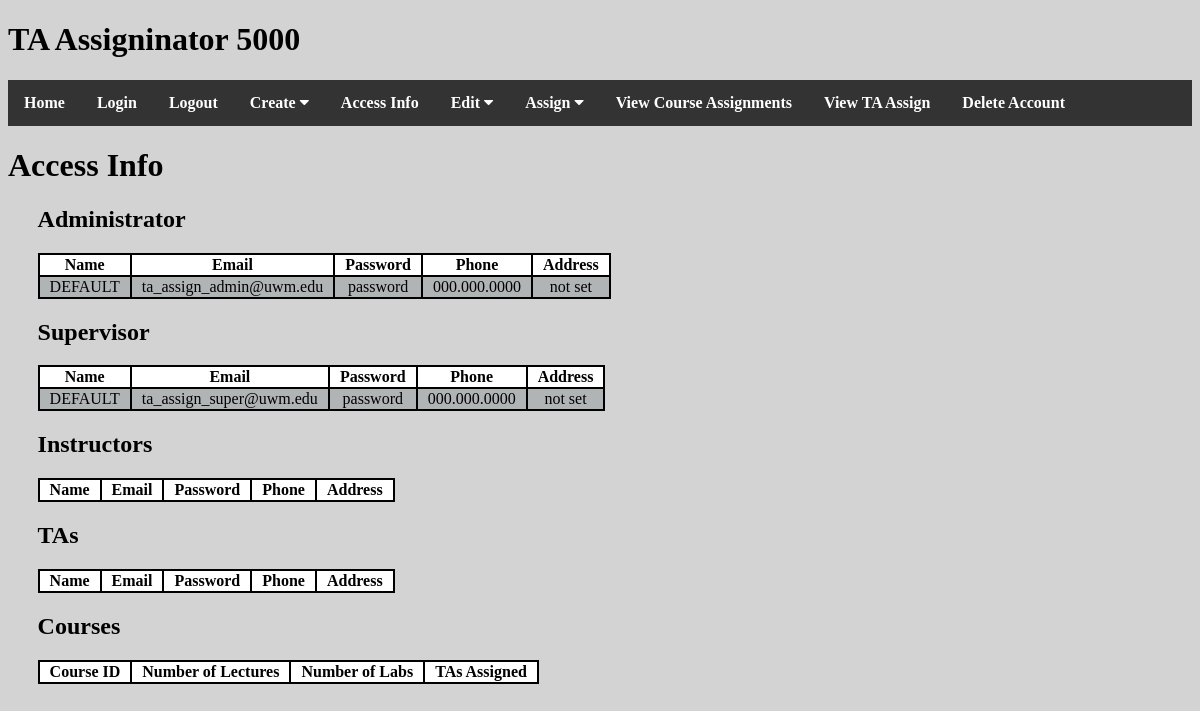
The page /access_info/ (signed in) on the database as committed earlier.
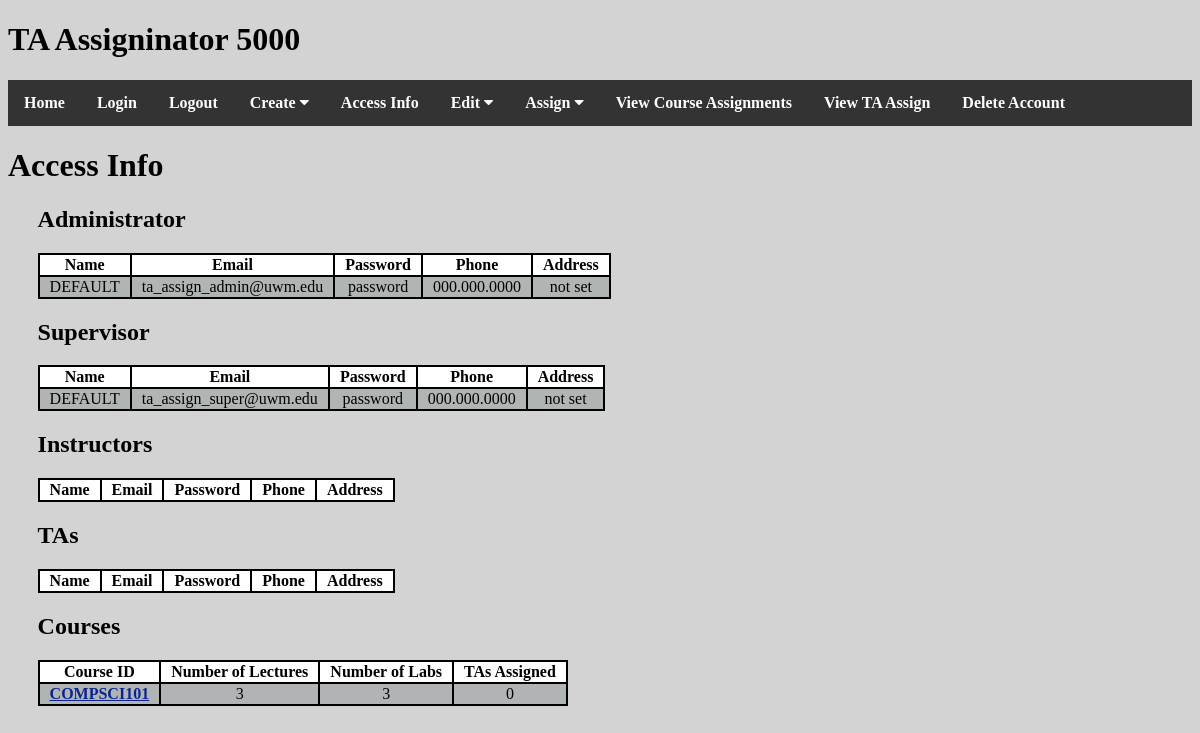
The same page on the database as committed later.
### ta_assign/models.py (models this page shows)
class User(models.Model):
    email = models.CharField(max_length=50)
    password = models.CharField(max_length=20)
    phone = models.CharField(max_length=12, default="000.000.0000")
    name = models.CharField(max_length=50, default="DEFAULT")
    type = models.CharField(max_length=20, default="person")
    isLoggedOn = models.BooleanField(default=False)
    address = models.CharField(max_length=100, default="not set")

class Course(models.Model):
    course_department = models.CharField(max_length=8)
    course_id = models.PositiveSmallIntegerField(default=0)
    course_dept_id = models.CharField(max_length=9)
    num_lectures = models.PositiveSmallIntegerField(default=0)
    num_labs = models.PositiveSmallIntegerField(default=0)
    current_num_TA = models.PositiveSmallIntegerField(default=0)
    current_num_lectures = models.PositiveSmallIntegerField(default=0)
    current_num_labs = models.PositiveSmallIntegerField(default=0)

### ta_assign/views.py (the view)
# urls.py: path('access_info/', AccessInfo.as_view(), name='AccessInfo1'),
class AccessInfo(View):
    @staticmethod
    def get(request):
        if not request.session.get("email"):
            messages.error(request, 'Please login first.')
            return redirect("Login1")
        account_type = request.session.get("type")
        if not account_type == "administrator" and not account_type == "supervisor":
            messages.error(request, 'You do not have access to this page.')
            return redirect("index1")
        admin = models.User.objects.get(type="administrator")
        supervisor = models.User.objects.get(type="supervisor")
        instructors = models.User.objects.filter(type="instructor")
        tas = models.User.objects.filter(type="ta")
        courses = models.Course.objects.all()
        return render(request, 'main/access_info.html', {"admin": admin, "super": supervisor,
                                                         "instructors": instructors, "tas": tas, "courses": courses})

### templates/main/access_info.html (shortened to what this page needs)
{% extends "base.html" %}
{% block content %}
    <h1>Access Info</h1>
    <div class="access_info">
        <h2>Administrator</h2>
        <table>
            <tr class="heading">
                <td>Name</td>
                <td>Email</td>
                <td>Password</td>
                <td>Phone</td>
                <td>Address</td>
            </tr>
            <tr>
                <td>{{ admin.name }}</td>
                <td>{{ admin.email }}</td>
                <td>{{ admin.password }}</td>
                <td>{{ admin.phone }}</td>
                <td>{{ admin.address }}</td>
            </tr>
        </table>
        <h2>Supervisor</h2>
        <table>
            <tr class="heading">
                <td>Name</td>
                <td>Email</td>
                <td>Password</td>
                <td>Phone</td>
                <td>Address</td>
            </tr>
            <tr>
                <td>{{ super.name }}</td>
                <td>{{ super.email }}</td>
                <td>{{ super.password }}</td>
                <td>{{ super.phone }}</td>
                <td>{{ super.address }}</td>
            </tr>
        </table>
        <h2>Instructors</h2>
        <table>
            <tr class="heading">
                <td>Name</td>
                <td>Email</td>
                <td>Password</td>
                <td>Phone</td>
                <td>Address</td>
            </tr>
        </table>
        <h2>TAs</h2>
        <table>
            <tr class="heading">
                <td>Name</td>
                <td>Email</td>
                <td>Password</td>
                <td>Phone</td>
                <td>Address</td>
            </tr>
        </table>
        <h2>Courses</h2>
        <table>
            <tr class="heading">
                <td>Course ID</td>
                <td>Number of Lectures</td>
                <td>Number of Labs</td>
                <td>TAs Assigned</td>
            </tr>
            {% for course in courses %}
            <tr>
                <td><a href="{% url 'Course1' course_dept_id=course.course_dept_id %}">
                    {{ course.course_department }}{{ course.course_id }}</a></td>
                <td>{{ course.num_lectures }}</td>
                <td>{{ course.num_labs }}</td>
                <td>{{ course.current_num_TA }}</td>
            </tr>
            {% endfor %}
        </table>
    </div>
{% endblock content %}

### templates/base.html (shortened to what this page needs)
{% load staticfiles %}
<!DOCTYPE html>
<html lang="en">
<head>
    <link rel="stylesheet" href="{% static 'css/style.css' %}">
    <link rel = "stylesheet" href =
            "https://cdnjs.cloudflare.com/ajax/libs/font-awesome/4.3.0/css/font-awesome.min.css">
</head>
<body>
    <h1>TA Assigninator 5000</h1>
    <div class="navbar">
            <a href="/index">Home</a>
            <a href="/login">Login</a>
            <a href="/logout">Logout</a>
            <div class="dropdown">
                <button class="dropbtn">Create
                    <i class="fa fa-caret-down"></i>
                </button>
            </div>
            <a href="/access_info">Access Info</a>
            <div class="dropdown">
                <button class="dropbtn">Edit
                    <i class="fa fa-caret-down"></i>
                </button>
            </div>
            <div class="dropdown">
                <button class="dropbtn">Assign
                    <i class="fa fa-caret-down"></i>
                </button>
            </div>
            <a href="/view_course_assignments">View Course Assignments</a>
            <a href="/view_ta_assign">View TA Assign</a>
            <a href="/delete_account">Delete Account</a>
    </div>
    {% block content %}{% endblock content %}
</body>
</html>

### static/css/style.css (style rules this page uses)
body { background: lightgray; font-family: "Trebuchet MS"; }
.navbar { overflow: hidden; background-color: #333; font-weight: bold; }
.navbar a { float: left; font-size: 16px; color: white; text-align: center; padding: 14px 16px; text-decoration: none; }
.dropdown { float: left; overflow: hidden; }
.dropdown .dropbtn { font-size: 16px; border: none; outline: none; color: white; padding: 14px 16px; background-color: inherit; font-family: inherit; font-weight: inherit; margin: 0; }
.access_info { width: 95%; margin: auto; }
.access_info table { border: 1px solid black; border-spacing: 0; }
.access_info td { text-align: center; border: 1px solid black; padding-left: 10px; padding-right: 10px; }
.access_info tr:nth-child(even) { background-color: #b1b4b5; }
.access_info tr:nth-child(odd) { background-color: #ffffff; }
.access_info a { color: #082493; font-weight: bold; }
.heading { font-weight: bold; }

Rows that differ between the two databases and show on the page:
added Course: course_department "COMPSCI", course_id "101", num_lectures "3", num_labs "3", current_num_TA "0"
